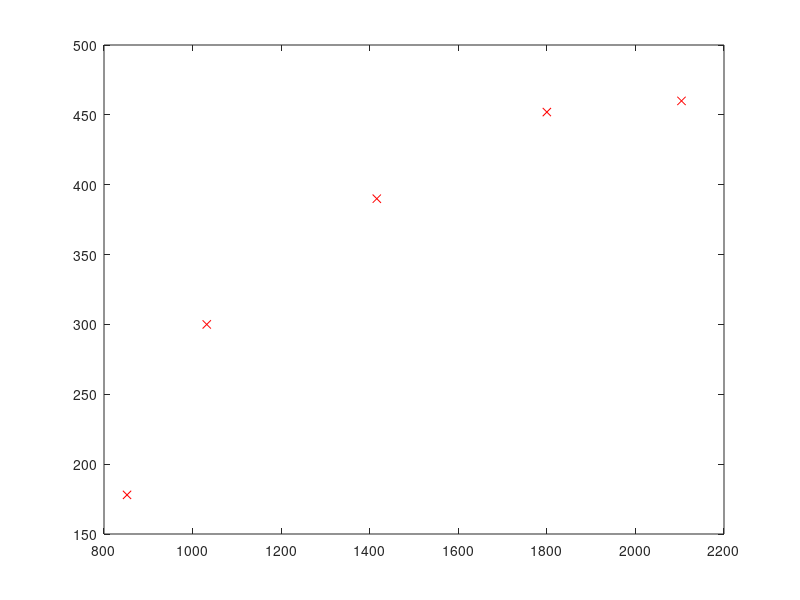

Source code (MATLAB): (Note: this script raises an error after producing the figure.)
clear;
d = importdata('house_prices.csv', ',');
x = d.data(:,1); # area
y = d.data(:,2); # price
m = length(x);

X = [ones(m,1), x]
theta = ((pinv(X'*X))*X'*y)

# theta = [100;0.2];

# plot regression line
# function plotRegression(theta)
#   n = 3000;
#   x = [1:n];
#   X = [ones(n,1), x'];
#   h = X .* theta;
#   plot(x, sum(h'), '-');
# end

plot(x, y, 'rx');
hold on;
plotRegression(x, theta);


# predict price

area = 2500;
price = [1, area] * theta
plot(area, price, 'bx', 'MarkerSize', 10);

grid;
hold off;
